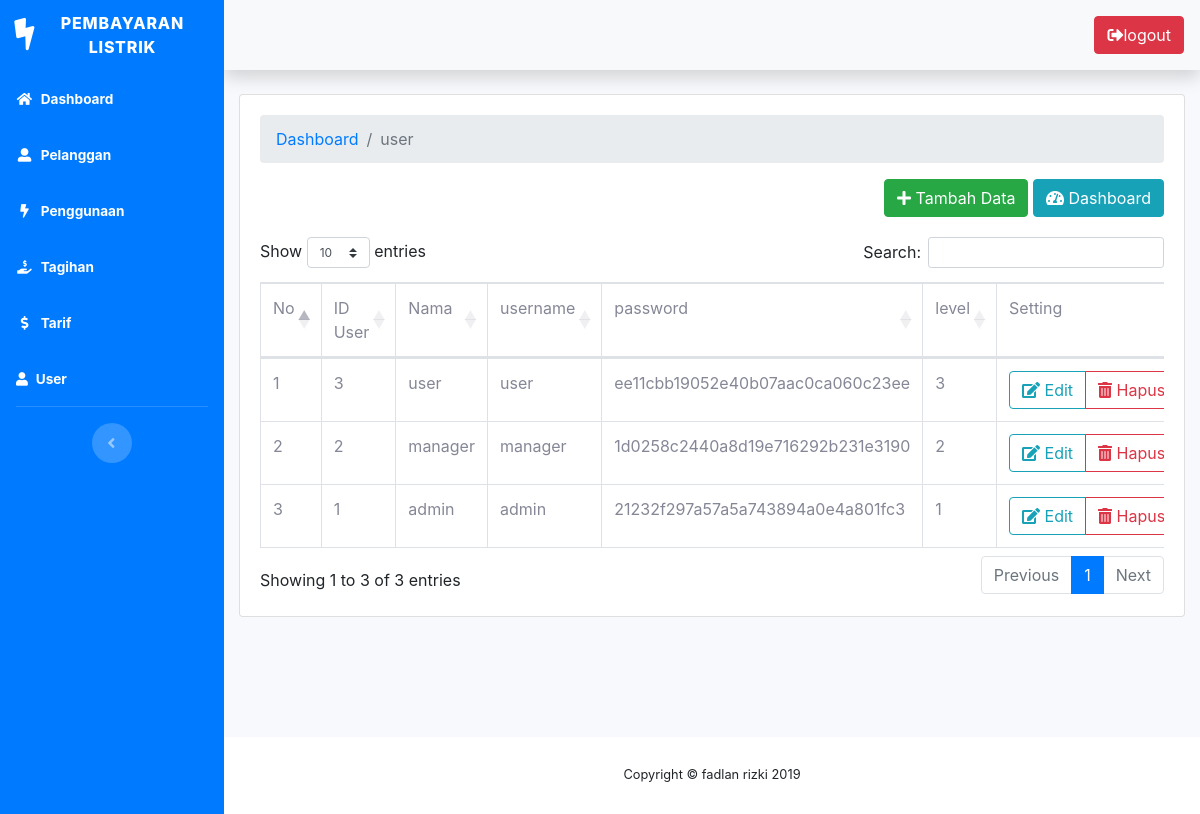
The page /user.php (signed in) on the database its author committed.
### tables this page shows
CREATE TABLE `user` (
  `ID_user` int(10) NOT NULL,
  `nama` varchar(30) NOT NULL,
  `username` varchar(30) NOT NULL,
  `password` varchar(40) NOT NULL,
  `level` int(1) NOT NULL
);

### user.php (the view, shortened to what this page needs)
<?php require_once 'includes/header.php'; ?>
<?php require_once 'modal/tambahUser.php'; ?>
<main role="main">
  <div class="container-fluid">
    <div class="card">
      <div class="card-body">
<ol class="breadcrumb">
    <li class="breadcrumb-item">
    <a href="dashboard.php">Dashboard</a>
    </li>
    <li class="breadcrumb-item active">user</li>
</ol>
        <div class="float-right" style="padding-bottom: 20px;">
          <button class="btn btn-success" data-toggle="modal" data-target="#TambahUser" href="tambahUser.php"> <i class="fas fa-plus"></i> Tambah Data</button>
          <a class="btn btn-info" href="dashboard.php"> <i class="fas fa-tachometer-alt"></i> Dashboard</a>
        </div>
         <div class="table-responsive">
           <table class="table table-bordered" id="fadlan"  width="100%" cellspacing="0">
            <thead>
              <tr>
                <td>No</td>
                <td>ID User</td>
                <td>Nama</td>
                <td>username</td>
                <td>password</td>
                <td>level</td>
                <td>Setting</td>
              </tr>
            </thead>
            <tbody>
              <?php
              $result = mysqli_query($connect,"SELECT * FROM user ORDER BY ID_user DESC");
              $no = 1;
              if (mysqli_num_rows($result)>0){
                while ($row = mysqli_fetch_array($result)){
                  ?>
                  <tr>
                    <td><?=$no++?></td>
                    <td><?=$row[0]?></td>
                    <td><?=$row[1]?></td>
                    <td><?=$row[2]?></td>
                    <td><?=$row[3]?></td>
                    <td><?=$row[4]?></td>
                    <td>
                    <div class="btn-group">
                      <a class="btn btn-outline-info" href="editUser.php?id=<?=$row[0]?>">  <i class="fas fa-edit"></i> Edit</a>
                      <a class="btn btn-outline-danger" href="php_action/prosesHapusUser.php?id=<?=$row[0]?>" onclick="return confirm('apakah anda yakin menghapus data dengan nama<?=$row[1]?>')"> <i class="fas fa-trash-alt"></i> Hapus</a>
                </div>
              </td>
                  </tr>
                </div>
            <?php
          }
        }
        else{
          ?>
                      <tr>
                        <td colspan="11" class="text-center"><h3>Tidak ada data</h3></td>
                      </tr>
                      <?php
                    }
                    ?>
        </div>
      </div>
<?php require_once 'includes/footer.php'; ?>

### rows shown on the page
user: ID_user "3", nama "user", username "user", password "ee11cbb19052e40b07aac0ca060c23ee", level "3"
user: ID_user "2", nama "manager", username "manager", password "1d0258c2440a8d19e716292b231e3190", level "2"
user: ID_user "1", nama "admin", username "admin", password "21232f297a57a5a743894a0e4a801fc3", level "1"
